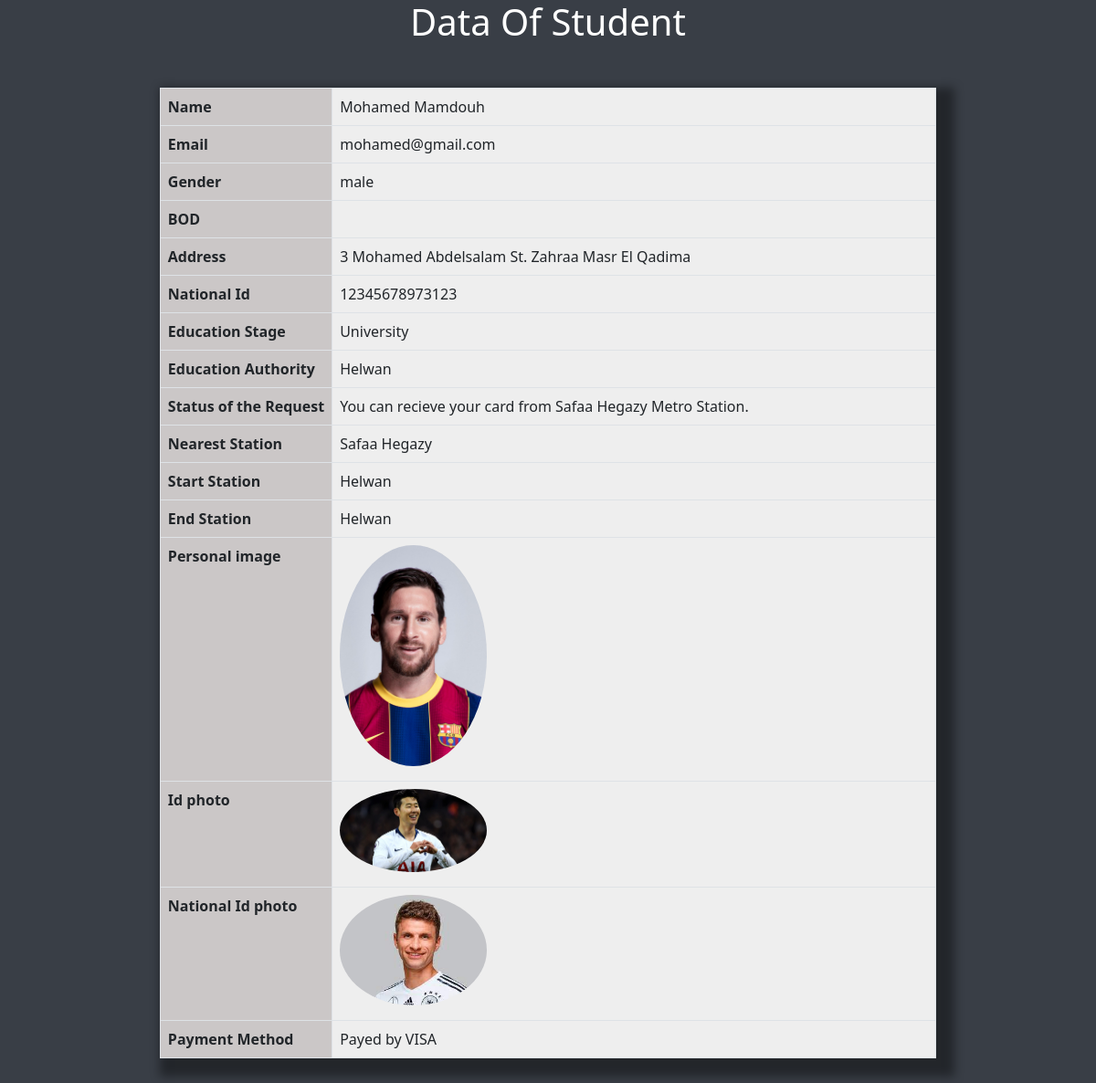
/assets/view.php?id=14 (signed in), run on the app's committed database.
### tables this page shows
CREATE TABLE `student` (
  `student_id` int(11) NOT NULL,
  `full_name` varchar(100) NOT NULL,
  `email` varchar(100) NOT NULL,
  `password` varchar(100) NOT NULL,
  `national_id` varchar(100) NOT NULL,
  `birthdate` varchar(100) NOT NULL,
  `gender` varchar(100) NOT NULL
);

CREATE TABLE `reqeust` (
  `request_id` int(100) NOT NULL,
  `phone` varchar(17) NOT NULL,
  `address` varchar(100) NOT NULL,
  `edu_stage` varchar(100) NOT NULL,
  `edu_level` varchar(100) NOT NULL,
  `edu_auth` varchar(100) NOT NULL,
  `near_station` varchar(100) NOT NULL,
  `personal_img` varchar(255) NOT NULL,
  `identity_img` varchar(255) NOT NULL,
  `id_card_img` varchar(100) NOT NULL,
  `start_station` varchar(100) NOT NULL,
  `end_station` varchar(100) NOT NULL,
  `request_status` varchar(100) NOT NULL DEFAULT 'Under education authority review',
  `student_id` int(100) NOT NULL,
  `edu_id` int(100) NOT NULL,
  `metro_id` int(100) NOT NULL
);

CREATE TABLE `payment` (
  `payment_id` int(100) NOT NULL,
  `request_id` int(100) NOT NULL,
  `payment_method` varchar(100) DEFAULT 'No payment exist',
  `is_payed` tinyint(1) NOT NULL DEFAULT 0
);

### assets/view.php (the view, shortened to what this page needs)
<?php
include '../config/config.php';
$request_id = $_GET['id'];
$sql ="SELECT *FROM `student`
      INNER JOIN `reqeust`
      ON student.student_id = reqeust.student_id
      JOIN `education_athourity`
      ON reqeust.edu_id = education_athourity.id
      JOIN `metro_office`
      ON reqeust.metro_id = metro_office.id
      LEFT JOIN `payment`
      ON reqeust.request_id = payment.request_id
      WHERE reqeust.request_id = '$request_id' ";
$result = mysqli_query($conn, $sql);
$row = mysqli_fetch_assoc($result);
?>
<!DOCTYPE html>
<html lang="en">
<head>
    <link rel="stylesheet" href="sassPract/css/normalize.css">
    <link rel="stylesheet" href="sassPract/css/all.min.css">
    <link rel="stylesheet" href="sassPract/css/bootstrap.min.css">
    <link rel="stylesheet" href="sassPract/css/main.css">
</head>
<body>
<div class="main d-flex justify-content-center align-items-start  " style="background-color: #393E46;">
    <div class="container-flunted">
      <h1 class="text-center text-white"> Data Of Student</h1>
      <div class=" row m-5 viewData d-flex justify-content-center align-items-center flex-column">
  <form action="">
    <table class="text-start table viewTable table-hover table-bordered">
      <tr>
        <th scope="row">Name</th>
         <td><?=$row['full_name']?></td>
      </tr>
      <tr>
         <th scope="row ">Email</th>
         <td><?=$row['email']?></td>
        </tr>
      <tr>
        <th scope="row ">Gender</th>
         <td><?=$row['gender']?></td>
        </tr>
      <tr>
        <th scope="row ">BOD</th>
          <td><?=$row['birthdate']?></td>
      </tr>
      <tr>
         <th scope="row ">Address</th>
          <td><?=$row['address']?></td>
        </tr>
      <tr>
        <th scope="row ">National Id</th>
         <td><?=$row['national_id']?></td>
        </tr>
      <tr>
          <th scope="row ">Education Stage</th>
           <td><?=$row['edu_stage']?></td>
          </tr>
      <tr>
         <th scope="row ">Education Authority</th>
           <td><?=$row['edu_auth']?></td>
      </tr>
      <tr>
         <th scope="row ">Status of the Request</th>
         <?php
          if($row['request_status'] == "Accepted from Your Education Authority and you have to pay"){ ?>
            <td><?="Accepted from the Education Authority."?></td>
          <?php
          } else{ ?>
            <td><?=$row['request_status']?></td>
          <?php
          }
         ?>
      </tr>
      <tr>
        <th scope="row ">Nearest Station</th>
        <td><?=$row['near_station']?></td>
      </tr>
      <tr>
         <th scope="row ">Start Station</th>
          <td><?=$row['start_station']?></td>
        </tr>
      <tr>
         <th scope="row ">End Station</th>
          <td><?=$row['end_station']?></td>
        </tr>
      <tr>
         <th scope="row ">Personal image</th>
          <td> <img src="../student_img/personal_img/<?=$row['personal_img']?> " class="w-25 img-fluid rounded-circle mb-2" alt="admin"></td>
        </tr>
      <tr>
         <th scope="row ">Id photo</th>
         <td> <img src="../student_img/personal_img/<?=$row['id_card_img']?> " class="w-25 img-fluid rounded-circle mb-2" alt="admin"></td>
        </tr>
      <tr>
        <th scope="row ">National Id photo</th>  <td> <img src="../student_img/personal_img/<?=$row['identity_img']?> " class="w-25 img-fluid rounded-circle mb-2" alt="admin">
        </td>
      </tr>
      <tr>
        <th scope="row ">Payment Method</th>
        <td>
          <?php
            if (str_contains($row['payment_method'], "jpg") || str_contains($row['payment_method'], "jpeg")) { ?>
              <img src="../student_img/personal_img/<?=$row['payment_method']?> " class="w-25 img-fluid rounded-circle mb-2" alt="admin">
          <?php
            } else{
              echo "Payed by ". $row['payment_method'];
            }
          ?>
        </td>
      </tr>
      </form>
  </div>
      </div>
  </div>
</body>
</html>

### assets/sassPract/css/main.css (style rules this page uses)
.main { width: 100%; min-height: 100vh; min-width: 0; }
.viewTable { background-color: #eee; box-shadow: 10px 10px 10px 10px rgba(0, 0, 0, 0.3960784314); }
.viewTable th { background-color: rgba(177, 170, 170, 0.56) !important; }

### data on the page
student: full_name "Mohamed Mamdouh", email "mohamed@gmail.com", gender "male", reqeust.address "3 Mohamed Abdelsalam St. Zahraa Masr El Qadima", national "12345678973123", reqeust.edu_stage "University", reqeust.edu_auth "Helwan", reqeust.request_status "You can recieve your card from Safaa Hegazy Metro Station.", reqeust.near_station "Safaa Hegazy", reqeust.start_station "Helwan", reqeust.end_station "Helwan", reqeust.personal_img (picture), reqeust.id_card_img (picture), reqeust.identity_img (picture), payment.payment_method "VISA"
